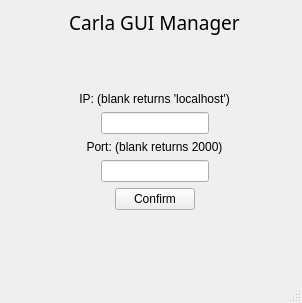
<?xml version="1.0" encoding="UTF-8"?>
<ui version="4.0">
 <class>MainWindow</class>
 <widget class="QMainWindow" name="MainWindow">
  <property name="geometry">
   <rect>
    <x>0</x>
    <y>0</y>
    <width>302</width>
    <height>303</height>
   </rect>
  </property>
  <property name="windowTitle">
   <string>Carla GUI Manager</string>
  </property>
  <widget class="QWidget" name="centralwidget">
   <widget class="QWidget" name="verticalLayoutWidget">
    <property name="geometry">
     <rect>
      <x>9</x>
      <y>9</y>
      <width>291</width>
      <height>251</height>
     </rect>
    </property>
    <layout class="QVBoxLayout" name="verticalLayout">
     <item>
      <widget class="QLabel" name="label">
       <property name="font">
        <font>
         <family>Arial Rounded MT Bold</family>
         <pointsize>14</pointsize>
         <weight>50</weight>
         <bold>false</bold>
        </font>
       </property>
       <property name="text">
        <string>Carla GUI Manager</string>
       </property>
       <property name="alignment">
        <set>Qt::AlignHCenter|Qt::AlignTop</set>
       </property>
      </widget>
     </item>
     <item>
      <spacer name="verticalSpacer_2">
       <property name="orientation">
        <enum>Qt::Vertical</enum>
       </property>
       <property name="sizeHint" stdset="0">
        <size>
         <width>20</width>
         <height>15</height>
        </size>
       </property>
      </spacer>
     </item>
     <item>
      <widget class="QLabel" name="label_2">
       <property name="font">
        <font>
         <family>Arial</family>
        </font>
       </property>
       <property name="text">
        <string>IP: (blank returns 'localhost')</string>
       </property>
       <property name="alignment">
        <set>Qt::AlignCenter</set>
       </property>
      </widget>
     </item>
     <item>
      <layout class="QHBoxLayout" name="horizontalLayout">
       <item>
        <spacer name="horizontalSpacer">
         <property name="orientation">
          <enum>Qt::Horizontal</enum>
         </property>
         <property name="sizeHint" stdset="0">
          <size>
           <width>20</width>
           <height>20</height>
          </size>
         </property>
        </spacer>
       </item>
       <item>
        <widget class="QLineEdit" name="ip_set"/>
       </item>
       <item>
        <spacer name="horizontalSpacer_2">
         <property name="orientation">
          <enum>Qt::Horizontal</enum>
         </property>
         <property name="sizeHint" stdset="0">
          <size>
           <width>20</width>
           <height>20</height>
          </size>
         </property>
        </spacer>
       </item>
      </layout>
     </item>
     <item>
      <widget class="QLabel" name="label_3">
       <property name="font">
        <font>
         <family>Arial</family>
        </font>
       </property>
       <property name="text">
        <string>Port: (blank returns 2000)</string>
       </property>
       <property name="alignment">
        <set>Qt::AlignCenter</set>
       </property>
      </widget>
     </item>
     <item>
      <layout class="QHBoxLayout" name="horizontalLayout_2">
       <item>
        <spacer name="horizontalSpacer_3">
         <property name="orientation">
          <enum>Qt::Horizontal</enum>
         </property>
         <property name="sizeHint" stdset="0">
          <size>
           <width>20</width>
           <height>20</height>
          </size>
         </property>
        </spacer>
       </item>
       <item>
        <widget class="QLineEdit" name="port_set"/>
       </item>
       <item>
        <spacer name="horizontalSpacer_4">
         <property name="orientation">
          <enum>Qt::Horizontal</enum>
         </property>
         <property name="sizeHint" stdset="0">
          <size>
           <width>20</width>
           <height>20</height>
          </size>
         </property>
        </spacer>
       </item>
      </layout>
     </item>
     <item>
      <layout class="QHBoxLayout" name="horizontalLayout_3">
       <item>
        <spacer name="horizontalSpacer_5">
         <property name="orientation">
          <enum>Qt::Horizontal</enum>
         </property>
         <property name="sizeHint" stdset="0">
          <size>
           <width>40</width>
           <height>20</height>
          </size>
         </property>
        </spacer>
       </item>
       <item>
        <widget class="QPushButton" name="confirm_button">
         <property name="text">
          <string>Confirm</string>
         </property>
        </widget>
       </item>
       <item>
        <spacer name="horizontalSpacer_6">
         <property name="orientation">
          <enum>Qt::Horizontal</enum>
         </property>
         <property name="sizeHint" stdset="0">
          <size>
           <width>40</width>
           <height>20</height>
          </size>
         </property>
        </spacer>
       </item>
      </layout>
     </item>
     <item>
      <spacer name="verticalSpacer">
       <property name="orientation">
        <enum>Qt::Vertical</enum>
       </property>
       <property name="sizeHint" stdset="0">
        <size>
         <width>20</width>
         <height>50</height>
        </size>
       </property>
      </spacer>
     </item>
    </layout>
   </widget>
  </widget>
  <widget class="QStatusBar" name="statusBar"/>
 </widget>
 <resources/>
 <connections/>
</ui>
